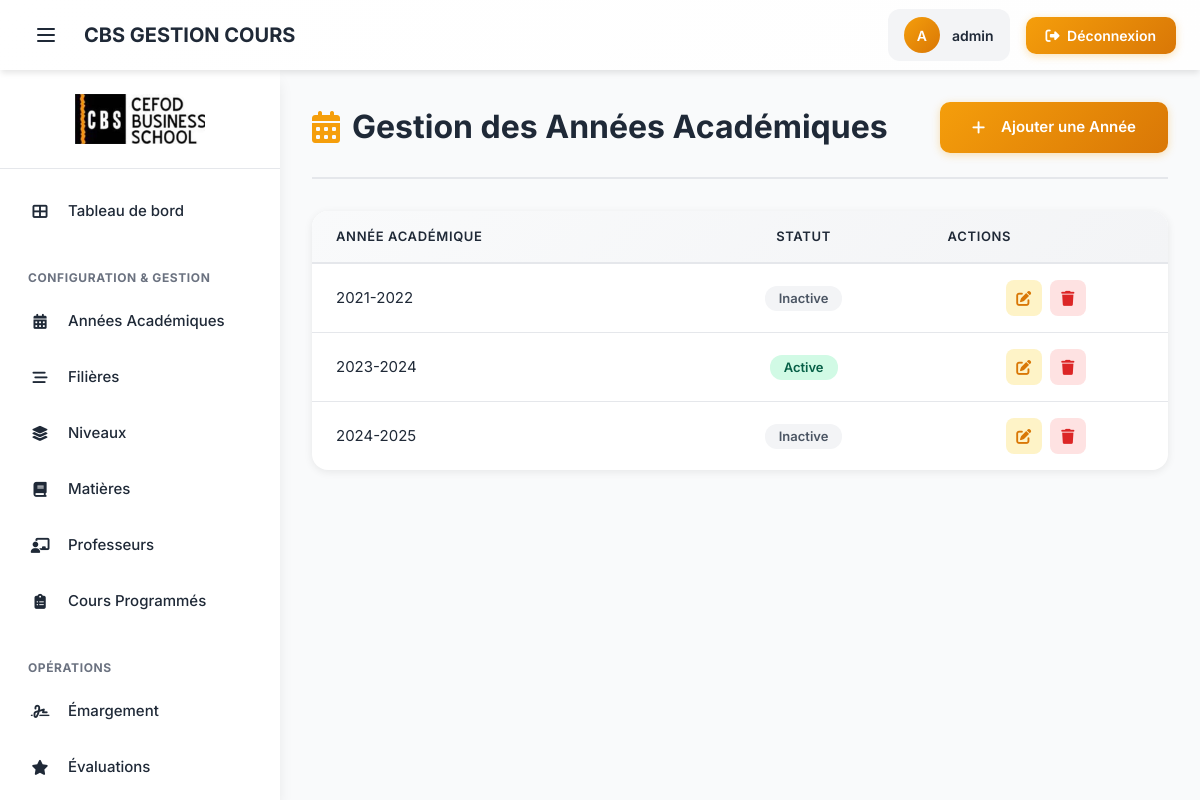
The page /annees/ (signed in) on the database as committed earlier.
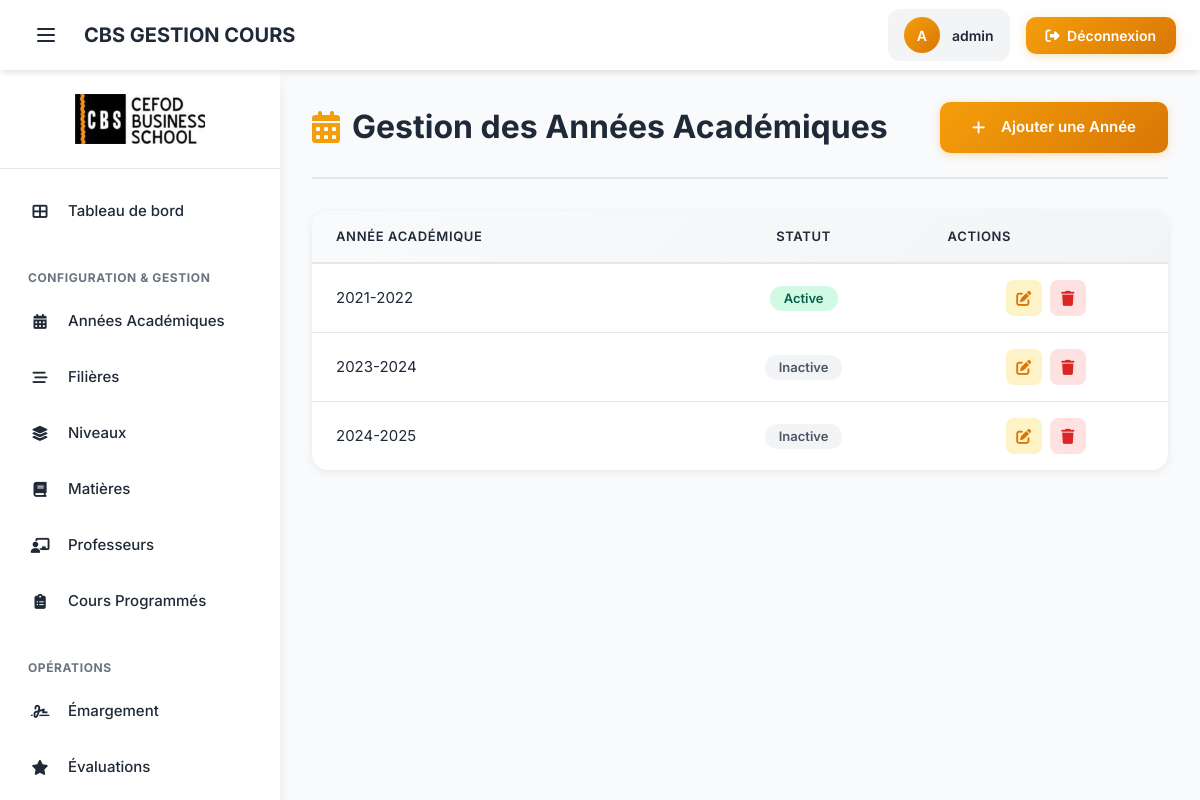
The same page on the database as committed later.
### gestion_cours/models.py (models this page shows, shortened)
class AnneeAcademique(models.Model):
    annee_accademique = models.CharField(max_length=10, unique=True)
    active = models.BooleanField(default=False)
    class Meta:
        verbose_name_plural = "Années Académiques"

### gestion_cours/views_crud.py (the view)
# urls.py: path('annees/', views.AnneeAcademiqueListView.as_view(), name='anneeacademique_list'),
class AnneeAcademiqueListView(BaseAPView, ListView):
    model = AnneeAcademique
    template_name = 'gestion_cours/anneeacademique_list.html'
    context_object_name = 'annees'
    paginate_by = 10

### gestion_cours/mixins.py (called while the page is built)
    def dispatch(self, request, *args, **kwargs):
        is_assistant_peda = request.user.groups.filter(name='Assistant').exists()
        if not request.user.is_authenticated:
            return self.handle_no_permission()
        if not (request.user.is_superuser or is_assistant_peda):
            return redirect('gestion_cours:home')
        return super().dispatch(request, *args, **kwargs)

### gestion_cours/templates/gestion_cours/anneeacademique_list.html (shortened to what this page needs)
{% extends "base.html" %}
{% load static %}
{% block content %}
<div class="page-header">
    <h1 class="page-title">
        <i class="fas fa-calendar-alt"></i>
        Gestion des Années Académiques
    </h1>
    <div class="page-actions">
        <a href="{% url 'gestion_cours:anneeacademique_create' %}" class="btn btn-primary">
            <i class="fas fa-plus me-2"></i>Ajouter une Année
        </a>
    </div>
</div>
<div class="table-card">
    <div class="table-wrapper">
        {% if object_list %}
        <table class="data-table">
            <thead>
                <tr>
                    <th>Année Académique</th>
                    <th class="text-center">Statut</th>
                    <th class="col-actions">Actions</th>
                </tr>
            </thead>
            <tbody>
                {% for annee in object_list %}
                <tr>
                    <td class="font-medium">{{ annee.annee_accademique }}</td>
                    <td class="text-center">
                        {% if annee.active %}
                            <span class="badge badge-success">Active</span>
                        {% else %}
                            <span class="badge badge-secondary">Inactive</span>
                        {% endif %}
                    </td>
                    <td class="col-actions">
                        <div class="action-buttons">
                            <a href="{% url 'gestion_cours:anneeacademique_update' annee.pk %}"
                               class="action-btn action-btn-edit"
                               title="Modifier">
                                <i class="fas fa-edit"></i>
                            </a>
                            <a href="{% url 'gestion_cours:anneeacademique_delete' annee.pk %}"
                               class="action-btn action-btn-delete"
                               title="Supprimer"
                               data-confirm="Voulez-vous vraiment supprimer cette année ?">
                                <i class="fas fa-trash"></i>
                            </a>
                        </div>
                    </td>
                </tr>
                {% endfor %}
            </tbody>
        </table>
        {% endif %}
    </div>
</div>
{% endblock %}

### gestion_cours/templates/base.html (shortened to what this page needs)
{% load static %}
<!DOCTYPE html>
<html lang="fr">
<head>
    <link href="https://cdn.jsdelivr.net/npm/bootstrap@5.3.3/dist/css/bootstrap.min.css" rel="stylesheet">
        <link rel="stylesheet" href="{% static 'css/forms.css' %}">
    <link rel="stylesheet" href="{% static 'css/tables.css' %}">
    <link rel="stylesheet" href="https://cdnjs.cloudflare.com/ajax/libs/font-awesome/6.4.2/css/all.min.css">
    <link rel="stylesheet" href="{% static 'css/sidebar.css' %}">
    <link rel="stylesheet" href="{% static 'css/animations.css' %}">
    <link rel="stylesheet" href="{% static 'css/custom.css' %}">
</head>
<body>
    <div class="layout-wrapper">
        <header class="app-header">
            <div class="header-left">
                <button id="menu-toggle" class="menu-toggle" aria-label="Toggle menu">
                    <svg fill="none" stroke="currentColor" viewBox="0 0 24 24">
                        <path stroke-linecap="round" stroke-linejoin="round" stroke-width="2" d="M4 6h16M4 12h16M4 18h16"/>
                    </svg>
                </button>
                <a href="{% url 'gestion_cours:landing' %}" class="header-logo">
                    CBS GESTION COURS
                </a>
            </div>
            <div class="header-right">
                {% if user.is_authenticated %}
                    <div class="user-info">
                        <div class="user-avatar">
                            {{ user.username|first|upper }}
                        </div>
                        <span class="user-name">{{ user.username }}</span>
                    </div>
                    <form method="post" action="{% url 'logout' %}" class="d-inline">
                        <button type="submit" class="btn-logout">
                            <i class="fas fa-sign-out-alt me-1"></i>
                            Déconnexion
                        </button>
                    </form>
                {% else %}
                    <a href="{% url 'login' %}" class="btn-logout">
                        <i class="fas fa-sign-in-alt me-1"></i>
                        Connexion
                    </a>
                {% endif %}
            </div>
        </header>
        <nav class="app-sidebar">
            <div class="sidebar-logo">
                <a href="{% url 'gestion_cours:landing' %}">
                    <img src="{% static 'img/logo.jpg' %}" alt="CBS Logo">
                </a>
            </div>
            <div class="sidebar-nav">
                <div class="nav-section">
                    <div class="nav-item">
                        <a href="{% url 'gestion_cours:home' %}" class="nav-link">
                            <span class="nav-link-icon">
                                <i class="fas fa-th-large"></i>
                            </span>
                            <span class="nav-link-text">Tableau de bord</span>
                        </a>
                    </div>
                </div>
                <div class="nav-section">
                    <div class="nav-section-title">Configuration & Gestion</div>
                    <div class="nav-item">
                        <a href="{% url 'gestion_cours:anneeacademique_list' %}" class="nav-link">
                            <span class="nav-link-icon">
                                <i class="fas fa-calendar-alt"></i>
                            </span>
                            <span class="nav-link-text">Années Académiques</span>
                        </a>
                    </div>
                    <div class="nav-item">
                        <a href="{% url 'gestion_cours:filiere_list' %}" class="nav-link">
                            <span class="nav-link-icon">
                                <i class="fas fa-stream"></i>
                            </span>
                            <span class="nav-link-text">Filières</span>
                        </a>
                    </div>
                    <div class="nav-item">
                        <a href="{% url 'gestion_cours:niveau_list' %}" class="nav-link">
                            <span class="nav-link-icon">
                                <i class="fas fa-layer-group"></i>
                            </span>
                            <span class="nav-link-text">Niveaux</span>
                        </a>
                    </div>
                    <div class="nav-item">
                        <a href="{% url 'gestion_cours:matiere_list' %}" class="nav-link">
                            <span class="nav-link-icon">
                                <i class="fas fa-book"></i>
                            </span>
                            <span class="nav-link-text">Matières</span>
                        </a>
                    </div>
                    <div class="nav-item">
                        <a href="{% url 'gestion_cours:professeur_list' %}" class="nav-link">
                            <span class="nav-link-icon">
                                <i class="fas fa-chalkboard-teacher"></i>
                            </span>
                            <span class="nav-link-text">Professeurs</span>
                        </a>
                    </div>
                    <div class="nav-item">
                        <a href="{% url 'gestion_cours:matiereprogrammee_list' %}" class="nav-link">
                            <span class="nav-link-icon">
                                <i class="fas fa-clipboard-list"></i>
                            </span>
                            <span class="nav-link-text">Cours Programmés</span>
                        </a>
                    </div>
                </div>
                <div class="nav-section">
                    <div class="nav-section-title">Opérations</div>
                    <div class="nav-item">
                        <a href="{% url 'gestion_cours:emargement_selection' %}" class="nav-link">
                            <span class="nav-link-icon">
                                <i class="fas fa-signature"></i>
                            </span>
                            <span class="nav-link-text">Émargement</span>
                        </a>
                    </div>
                    <div class="nav-item">
                        <a href="{% url 'gestion_cours:evaluation_list' %}" class="nav-link">
                            <span class="nav-link-icon">
                                <i class="fas fa-star"></i>
                            </span>
                            <span class="nav-link-text">Évaluations</span>
                        </a>
                    </div>
                </div>
            </div>
        </nav>
        <main class="app-main">
            <div class="animate-fade-in-up">
                {% block content %}{% endblock content %}
            </div>
        </main>
    </div>
</body>
</html>

### gestion_cours/static/css/forms.css (style rules this page uses)
.btn { padding: 0.875rem 2rem; border-radius: 10px; font-weight: 600; font-size: 0.9375rem; border: none; cursor: pointer; transition: all 0.2s ease; display: inline-flex; align-items: center; gap: 0.5rem; text-decoration: none; }
.btn-primary { background: linear-gradient(135deg, var(--primary-color), var(--primary-dark)); color: white; box-shadow: 0 2px 8px rgba(245, 158, 11, 0.3); }

### gestion_cours/static/css/tables.css (style rules this page uses)
.page-header { display: flex; justify-content: space-between; align-items: center; margin-bottom: 2rem; padding-bottom: 1.5rem; border-bottom: 2px solid var(--border-color); }
.page-title { font-size: 2rem; font-weight: 700; color: var(--text-dark); display: flex; align-items: center; gap: 0.75rem; margin: 0; }
.page-title i { color: var(--primary-color); }
.page-actions { display: flex; gap: 0.75rem; align-items: center; }
.table-card { background: white; border-radius: 16px; box-shadow: 0 2px 8px rgba(0, 0, 0, 0.08); overflow: hidden; margin-bottom: 2rem; }
.table-wrapper { overflow-x: auto; }
.data-table { width: 100%; border-collapse: collapse; }
.data-table thead { background: linear-gradient(135deg, #F9FAFB 0%, #F3F4F6 100%); }
.data-table thead th { padding: 1rem 1.5rem; text-align: left; font-weight: 600; font-size: 0.8125rem; text-transform: uppercase; letter-spacing: 0.05em; color: var(--text-dark); border-bottom: 2px solid var(--border-color); white-space: nowrap; }
.data-table tbody tr { border-bottom: 1px solid var(--border-color); transition: all 0.2s ease; }
.data-table tbody tr:last-child { border-bottom: none; }
.data-table tbody td { padding: 1rem 1.5rem; color: var(--text-dark); font-size: 0.9375rem; }
.data-table tbody td.text-center { text-align: center; }
.col-actions { text-align: center; white-space: nowrap; }
.action-buttons { display: flex; gap: 0.5rem; justify-content: center; }
.action-btn { width: 36px; height: 36px; display: inline-flex; align-items: center; justify-content: center; border-radius: 8px; border: none; cursor: pointer; transition: all 0.2s ease; text-decoration: none; }
.action-btn-edit { background: #FEF3C7; color: #D97706; }
.action-btn-delete { background: #FEE2E2; color: #DC2626; }
.badge { display: inline-block; padding: 0.375rem 0.875rem; border-radius: 12px; font-size: 0.8125rem; font-weight: 600; text-align: center; }
.badge-success { background: #D1FAE5; color: #065F46; }
.badge-secondary { background: #F3F4F6; color: #4B5563; }

### gestion_cours/static/css/animations.css (style rules this page uses)
.animate-fade-in-up { animation: fadeInUp 0.15s ease-out forwards; }
.transition-all, .transition-fast, .btn, .action-btn, .form-control, .data-table tbody tr, .card, .table-card { transition: all 0.15s ease-in-out; }

### gestion_cours/static/css/custom.css (style rules this page uses)
.badge-success { background: #D1FAE5; color: #065F46; }

Rows that differ between the two databases and show on the page:
changed AnneeAcademique (number 1 of 3 on the later page): active "Inactive" → "Active"
changed AnneeAcademique (number 2 of 3 on the later page): active "Active" → "Inactive"
